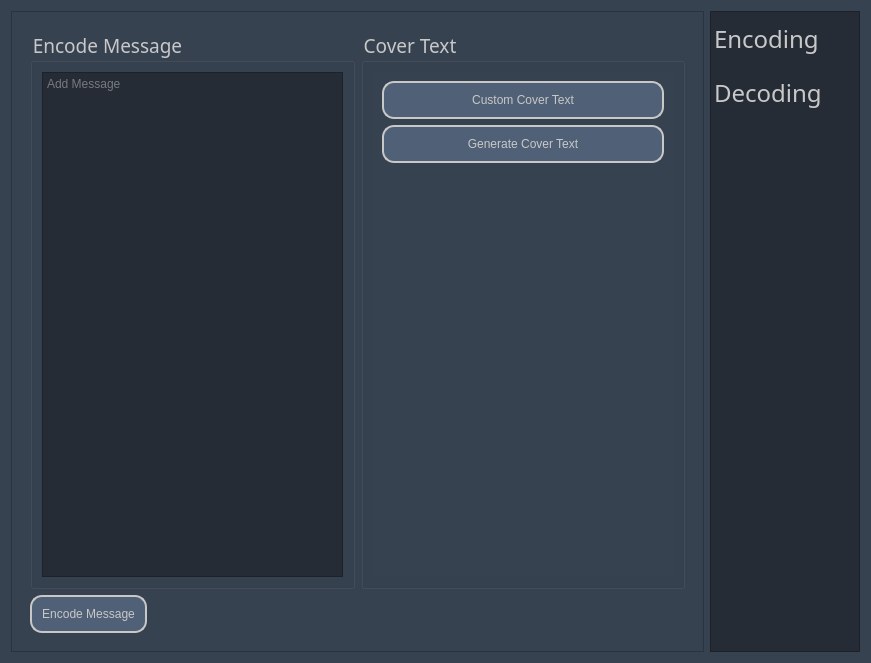
<?xml version="1.0" encoding="UTF-8"?>
<ui version="4.0">
 <class>Form</class>
 <widget class="QWidget" name="Form">
  <property name="geometry">
   <rect>
    <x>0</x>
    <y>0</y>
    <width>871</width>
    <height>663</height>
   </rect>
  </property>
  <property name="windowTitle">
   <string>Form</string>
  </property>
  <property name="styleSheet">
   <string notr="true">color : rgb(200,200,200);
background-color:rgb(55, 66, 81);
font: 57 14pt &quot;Futura&quot;;</string>
  </property>
  <property name="windowFilePath">
   <string/>
  </property>
  <layout class="QHBoxLayout" name="horizontalLayout_5">
   <item>
    <widget class="QFrame" name="frame_2">
     <property name="font">
      <font>
       <family>Futura</family>
       <pointsize>14</pointsize>
       <weight>7</weight>
       <italic>false</italic>
       <bold>false</bold>
      </font>
     </property>
     <property name="frameShape">
      <enum>QFrame::StyledPanel</enum>
     </property>
     <property name="frameShadow">
      <enum>QFrame::Raised</enum>
     </property>
     <layout class="QVBoxLayout" name="verticalLayout_7">
      <item>
       <widget class="QStackedWidget" name="stackWindow">
        <property name="currentIndex">
         <number>0</number>
        </property>
        <widget class="QWidget" name="page">
         <layout class="QVBoxLayout" name="verticalLayout_5">
          <item>
           <layout class="QHBoxLayout" name="horizontalLayout_2">
            <item>
             <widget class="QGroupBox" name="groupBox">
              <property name="font">
               <font>
                <family>Futura</family>
                <pointsize>14</pointsize>
                <weight>7</weight>
                <italic>false</italic>
                <bold>false</bold>
               </font>
              </property>
              <property name="title">
               <string>Encode Message</string>
              </property>
              <layout class="QVBoxLayout" name="verticalLayout_2">
               <item>
                <widget class="QPlainTextEdit" name="encodeMessageInput">
                 <property name="palette">
                  <palette>
                   <active>
                    <colorrole role="WindowText">
                     <brush brushstyle="SolidPattern">
                      <color alpha="255">
                       <red>200</red>
                       <green>200</green>
                       <blue>200</blue>
                      </color>
                     </brush>
                    </colorrole>
                    <colorrole role="Button">
                     <brush brushstyle="SolidPattern">
                      <color alpha="255">
                       <red>37</red>
                       <green>44</green>
                       <blue>54</blue>
                      </color>
                     </brush>
                    </colorrole>
                    <colorrole role="Text">
                     <brush brushstyle="SolidPattern">
                      <color alpha="255">
                       <red>200</red>
                       <green>200</green>
                       <blue>200</blue>
                      </color>
                     </brush>
                    </colorrole>
                    <colorrole role="ButtonText">
                     <brush brushstyle="SolidPattern">
                      <color alpha="255">
                       <red>200</red>
                       <green>200</green>
                       <blue>200</blue>
                      </color>
                     </brush>
                    </colorrole>
                    <colorrole role="Base">
                     <brush brushstyle="SolidPattern">
                      <color alpha="255">
                       <red>37</red>
                       <green>44</green>
                       <blue>54</blue>
                      </color>
                     </brush>
                    </colorrole>
                    <colorrole role="Window">
                     <brush brushstyle="SolidPattern">
                      <color alpha="255">
                       <red>37</red>
                       <green>44</green>
                       <blue>54</blue>
                      </color>
                     </brush>
                    </colorrole>
                   </active>
                   <inactive>
                    <colorrole role="WindowText">
                     <brush brushstyle="SolidPattern">
                      <color alpha="255">
                       <red>200</red>
                       <green>200</green>
                       <blue>200</blue>
                      </color>
                     </brush>
                    </colorrole>
                    <colorrole role="Button">
                     <brush brushstyle="SolidPattern">
                      <color alpha="255">
                       <red>37</red>
                       <green>44</green>
                       <blue>54</blue>
                      </color>
                     </brush>
                    </colorrole>
                    <colorrole role="Text">
                     <brush brushstyle="SolidPattern">
                      <color alpha="255">
                       <red>200</red>
                       <green>200</green>
                       <blue>200</blue>
                      </color>
                     </brush>
                    </colorrole>
                    <colorrole role="ButtonText">
                     <brush brushstyle="SolidPattern">
                      <color alpha="255">
                       <red>200</red>
                       <green>200</green>
                       <blue>200</blue>
                      </color>
                     </brush>
                    </colorrole>
                    <colorrole role="Base">
                     <brush brushstyle="SolidPattern">
                      <color alpha="255">
                       <red>37</red>
                       <green>44</green>
                       <blue>54</blue>
                      </color>
                     </brush>
                    </colorrole>
                    <colorrole role="Window">
                     <brush brushstyle="SolidPattern">
                      <color alpha="255">
                       <red>37</red>
                       <green>44</green>
                       <blue>54</blue>
                      </color>
                     </brush>
                    </colorrole>
                   </inactive>
                   <disabled>
                    <colorrole role="WindowText">
                     <brush brushstyle="SolidPattern">
                      <color alpha="255">
                       <red>200</red>
                       <green>200</green>
                       <blue>200</blue>
                      </color>
                     </brush>
                    </colorrole>
                    <colorrole role="Button">
                     <brush brushstyle="SolidPattern">
                      <color alpha="255">
                       <red>37</red>
                       <green>44</green>
                       <blue>54</blue>
                      </color>
                     </brush>
                    </colorrole>
                    <colorrole role="Text">
                     <brush brushstyle="SolidPattern">
                      <color alpha="255">
                       <red>200</red>
                       <green>200</green>
                       <blue>200</blue>
                      </color>
                     </brush>
                    </colorrole>
                    <colorrole role="ButtonText">
                     <brush brushstyle="SolidPattern">
                      <color alpha="255">
                       <red>200</red>
                       <green>200</green>
                       <blue>200</blue>
                      </color>
                     </brush>
                    </colorrole>
                    <colorrole role="Base">
                     <brush brushstyle="SolidPattern">
                      <color alpha="255">
                       <red>37</red>
                       <green>44</green>
                       <blue>54</blue>
                      </color>
                     </brush>
                    </colorrole>
                    <colorrole role="Window">
                     <brush brushstyle="SolidPattern">
                      <color alpha="255">
                       <red>37</red>
                       <green>44</green>
                       <blue>54</blue>
                      </color>
                     </brush>
                    </colorrole>
                   </disabled>
                  </palette>
                 </property>
                 <property name="styleSheet">
                  <string notr="true">background-color:rgb(37, 44, 54)</string>
                 </property>
                 <property name="placeholderText">
                  <string>Add Message</string>
                 </property>
                </widget>
               </item>
              </layout>
             </widget>
            </item>
            <item>
             <widget class="QGroupBox" name="encryptImageBox">
              <property name="font">
               <font>
                <family>Futura</family>
                <pointsize>14</pointsize>
                <weight>7</weight>
                <italic>false</italic>
                <bold>false</bold>
               </font>
              </property>
              <property name="title">
               <string>Cover Text</string>
              </property>
              <layout class="QVBoxLayout" name="verticalLayout_3">
               <item>
                <widget class="QStackedWidget" name="coverTextStack">
                 <property name="currentIndex">
                  <number>0</number>
                 </property>
                 <widget class="QWidget" name="stackedWidgetPage1">
                  <layout class="QVBoxLayout" name="verticalLayout">
                   <item>
                    <widget class="QPushButton" name="generateCoverTextButon">
                     <property name="styleSheet">
                      <string notr="true">background-color:rgb(80, 96, 118);
border-style: solid;
border-width: 2px;
border-radius: 12px;
border-color: rgb(200,200,200);
padding: 10px;
text-align: center;
font: 57 14pt &quot;Futura&quot;;</string>
                     </property>
                     <property name="text">
                      <string>Custom Cover Text</string>
                     </property>
                    </widget>
                   </item>
                   <item>
                    <widget class="QPushButton" name="customCoverTextButon">
                     <property name="styleSheet">
                      <string notr="true">background-color:rgb(80, 96, 118);
border-style: solid;
border-width: 2px;
border-radius: 12px;
border-color: rgb(200,200,200);
padding: 10px;
text-align: center;
font: 57 14pt &quot;Futura&quot;;</string>
                     </property>
                     <property name="text">
                      <string>Generate Cover Text</string>
                     </property>
                    </widget>
                   </item>
                   <item>
                    <spacer name="verticalSpacer">
                     <property name="orientation">
                      <enum>Qt::Vertical</enum>
                     </property>
                     <property name="sizeHint" stdset="0">
                      <size>
                       <width>20</width>
                       <height>40</height>
                      </size>
                     </property>
                    </spacer>
                   </item>
                  </layout>
                 </widget>
                 <widget class="QWidget" name="cove">
                  <layout class="QVBoxLayout" name="verticalLayout_4">
                   <item>
                    <widget class="QPlainTextEdit" name="coverTextInput">
                     <property name="palette">
                      <palette>
                       <active>
                        <colorrole role="WindowText">
                         <brush brushstyle="SolidPattern">
                          <color alpha="255">
                           <red>200</red>
                           <green>200</green>
                           <blue>200</blue>
                          </color>
                         </brush>
                        </colorrole>
                        <colorrole role="Button">
                         <brush brushstyle="SolidPattern">
                          <color alpha="255">
                           <red>37</red>
                           <green>44</green>
                           <blue>54</blue>
                          </color>
                         </brush>
                        </colorrole>
                        <colorrole role="Text">
                         <brush brushstyle="SolidPattern">
                          <color alpha="255">
                           <red>200</red>
                           <green>200</green>
                           <blue>200</blue>
                          </color>
                         </brush>
                        </colorrole>
                        <colorrole role="ButtonText">
                         <brush brushstyle="SolidPattern">
                          <color alpha="255">
                           <red>200</red>
                           <green>200</green>
                           <blue>200</blue>
                          </color>
                         </brush>
                        </colorrole>
                        <colorrole role="Base">
                         <brush brushstyle="SolidPattern">
                          <color alpha="255">
                           <red>37</red>
                           <green>44</green>
                           <blue>54</blue>
                          </color>
                         </brush>
                        </colorrole>
                        <colorrole role="Window">
                         <brush brushstyle="SolidPattern">
                          <color alpha="255">
                           <red>37</red>
                           <green>44</green>
                           <blue>54</blue>
                          </color>
                         </brush>
                        </colorrole>
                       </active>
                       <inactive>
                        <colorrole role="WindowText">
                         <brush brushstyle="SolidPattern">
                          <color alpha="255">
                           <red>200</red>
                           <green>200</green>
                           <blue>200</blue>
                          </color>
                         </brush>
                        </colorrole>
                        <colorrole role="Button">
                         <brush brushstyle="SolidPattern">
                          <color alpha="255">
                           <red>37</red>
                           <green>44</green>
                           <blue>54</blue>
                          </color>
                         </brush>
                        </colorrole>
                        <colorrole role="Text">
                         <brush brushstyle="SolidPattern">
                          <color alpha="255">
                           <red>200</red>
                           <green>200</green>
                           <blue>200</blue>
                          </color>
                         </brush>
                        </colorrole>
                        <colorrole role="ButtonText">
                         <brush brushstyle="SolidPattern">
                          <color alpha="255">
                           <red>200</red>
                           <green>200</green>
                           <blue>200</blue>
                          </color>
                         </brush>
                        </colorrole>
                        <colorrole role="Base">
                         <brush brushstyle="SolidPattern">
                          <color alpha="255">
                           <red>37</red>
                           <green>44</green>
                           <blue>54</blue>
                          </color>
                         </brush>
                        </colorrole>
                        <colorrole role="Window">
                         <brush brushstyle="SolidPattern">
                          <color alpha="255">
                           <red>37</red>
                           <green>44</green>
                           <blue>54</blue>
                          </color>
                         </brush>
                        </colorrole>
                       </inactive>
                       <disabled>
                        <colorrole role="WindowText">
                         <brush brushstyle="SolidPattern">
                          <color alpha="255">
                           <red>200</red>
                           <green>200</green>
                           <blue>200</blue>
                          </color>
                         </brush>
                        </colorrole>
                        <colorrole role="Button">
                         <brush brushstyle="SolidPattern">
                          <color alpha="255">
                           <red>37</red>
                           <green>44</green>
                           <blue>54</blue>
                          </color>
                         </brush>
                        </colorrole>
                        <colorrole role="Text">
                         <brush brushstyle="SolidPattern">
                          <color alpha="255">
                           <red>200</red>
                           <green>200</green>
                           <blue>200</blue>
                          </color>
                         </brush>
                        </colorrole>
                        <colorrole role="ButtonText">
                         <brush brushstyle="SolidPattern">
                          <color alpha="255">
                           <red>200</red>
                           <green>200</green>
                           <blue>200</blue>
                          </color>
                         </brush>
                        </colorrole>
                        <colorrole role="Base">
                         <brush brushstyle="SolidPattern">
                          <color alpha="255">
                           <red>37</red>
                           <green>44</green>
                           <blue>54</blue>
                          </color>
                         </brush>
                        </colorrole>
                        <colorrole role="Window">
                         <brush brushstyle="SolidPattern">
                          <color alpha="255">
                           <red>37</red>
                           <green>44</green>
                           <blue>54</blue>
                          </color>
                         </brush>
                        </colorrole>
                       </disabled>
                      </palette>
                     </property>
                     <property name="styleSheet">
                      <string notr="true">background-color:rgb(37, 44, 54)</string>
                     </property>
                     <property name="placeholderText">
                      <string>Add Message</string>
                     </property>
                    </widget>
                   </item>
                  </layout>
                 </widget>
                </widget>
               </item>
              </layout>
             </widget>
            </item>
           </layout>
          </item>
          <item>
           <layout class="QHBoxLayout" name="horizontalLayout_3">
            <item>
             <widget class="QPushButton" name="saveEncodedImage">
              <property name="styleSheet">
               <string notr="true">background-color:rgb(80, 96, 118);
border-style: solid;
border-width: 2px;
border-radius: 12px;
border-color: rgb(200,200,200);
padding: 10px;
text-align: center;
font: 57 14pt &quot;Futura&quot;;</string>
              </property>
              <property name="text">
               <string>Encode Message</string>
              </property>
             </widget>
            </item>
            <item>
             <spacer name="horizontalSpacer">
              <property name="orientation">
               <enum>Qt::Horizontal</enum>
              </property>
              <property name="sizeHint" stdset="0">
               <size>
                <width>40</width>
                <height>20</height>
               </size>
              </property>
             </spacer>
            </item>
           </layout>
          </item>
         </layout>
        </widget>
        <widget class="QWidget" name="page_2">
         <layout class="QVBoxLayout" name="verticalLayout_6">
          <item>
           <layout class="QHBoxLayout" name="horizontalLayout_7">
            <item>
             <widget class="QGroupBox" name="decryptImageBox">
              <property name="font">
               <font>
                <family>Futura</family>
                <pointsize>14</pointsize>
                <weight>7</weight>
                <italic>false</italic>
                <bold>false</bold>
               </font>
              </property>
              <property name="title">
               <string>Image</string>
              </property>
              <layout class="QVBoxLayout" name="verticalLayout_10">
               <item>
                <layout class="QVBoxLayout" name="layoutImageSelection">
                 <item>
                  <layout class="QHBoxLayout" name="horizontalLayout_8">
                   <item>
                    <widget class="QLabel" name="label_4">
                     <property name="text">
                      <string>Upload Image</string>
                     </property>
                    </widget>
                   </item>
                   <item>
                    <widget class="QPushButton" name="decrypt_select_image_button">
                     <property name="styleSheet">
                      <string notr="true">background-color:rgb(80, 96, 118);
border-style: solid;
border-width: 2px;
border-radius: 12px;
border-color: rgb(200,200,200);
padding: 10px;
text-align: center;
font: 57 14pt &quot;Futura&quot;;</string>
                     </property>
                     <property name="text">
                      <string>Select Image...</string>
                     </property>
                    </widget>
                   </item>
                  </layout>
                 </item>
                 <item>
                  <widget class="QLineEdit" name="decrypt_upload_path">
                   <property name="styleSheet">
                    <string notr="true">background-color:rgb(37, 44, 54)</string>
                   </property>
                   <property name="readOnly">
                    <bool>true</bool>
                   </property>
                   <property name="placeholderText">
                    <string/>
                   </property>
                  </widget>
                 </item>
                </layout>
               </item>
               <item>
                <spacer name="verticalSpacer_3">
                 <property name="orientation">
                  <enum>Qt::Vertical</enum>
                 </property>
                 <property name="sizeHint" stdset="0">
                  <size>
                   <width>20</width>
                   <height>40</height>
                  </size>
                 </property>
                </spacer>
               </item>
               <item>
                <layout class="QHBoxLayout" name="horizontalLayout_9">
                 <item>
                  <spacer name="horizontalSpacer_4">
                   <property name="orientation">
                    <enum>Qt::Horizontal</enum>
                   </property>
                   <property name="sizeHint" stdset="0">
                    <size>
                     <width>40</width>
                     <height>20</height>
                    </size>
                   </property>
                  </spacer>
                 </item>
                 <item>
                  <widget class="QLabel" name="decryptImage">
                   <property name="sizePolicy">
                    <sizepolicy hsizetype="Preferred" vsizetype="Preferred">
                     <horstretch>0</horstretch>
                     <verstretch>0</verstretch>
                    </sizepolicy>
                   </property>
                   <property name="maximumSize">
                    <size>
                     <width>500</width>
                     <height>500</height>
                    </size>
                   </property>
                   <property name="text">
                    <string/>
                   </property>
                  </widget>
                 </item>
                 <item>
                  <spacer name="horizontalSpacer_5">
                   <property name="orientation">
                    <enum>Qt::Horizontal</enum>
                   </property>
                   <property name="sizeHint" stdset="0">
                    <size>
                     <width>40</width>
                     <height>20</height>
                    </size>
                   </property>
                  </spacer>
                 </item>
                </layout>
               </item>
               <item>
                <spacer name="verticalSpacer_2">
                 <property name="orientation">
                  <enum>Qt::Vertical</enum>
                 </property>
                 <property name="sizeHint" stdset="0">
                  <size>
                   <width>20</width>
                   <height>40</height>
                  </size>
                 </property>
                </spacer>
               </item>
              </layout>
             </widget>
            </item>
            <item>
             <widget class="QGroupBox" name="groupBox_5">
              <property name="font">
               <font>
                <family>Futura</family>
                <pointsize>14</pointsize>
                <weight>7</weight>
                <italic>false</italic>
                <bold>false</bold>
               </font>
              </property>
              <property name="title">
               <string>Decode Message</string>
              </property>
              <layout class="QVBoxLayout" name="verticalLayout_9">
               <item>
                <widget class="QPlainTextEdit" name="decodeMessageOutput">
                 <property name="palette">
                  <palette>
                   <active>
                    <colorrole role="WindowText">
                     <brush brushstyle="SolidPattern">
                      <color alpha="255">
                       <red>200</red>
                       <green>200</green>
                       <blue>200</blue>
                      </color>
                     </brush>
                    </colorrole>
                    <colorrole role="Button">
                     <brush brushstyle="SolidPattern">
                      <color alpha="255">
                       <red>37</red>
                       <green>44</green>
                       <blue>54</blue>
                      </color>
                     </brush>
                    </colorrole>
                    <colorrole role="Text">
                     <brush brushstyle="SolidPattern">
                      <color alpha="255">
                       <red>200</red>
                       <green>200</green>
                       <blue>200</blue>
                      </color>
                     </brush>
                    </colorrole>
                    <colorrole role="ButtonText">
                     <brush brushstyle="SolidPattern">
                      <color alpha="255">
                       <red>200</red>
                       <green>200</green>
                       <blue>200</blue>
                      </color>
                     </brush>
                    </colorrole>
                    <colorrole role="Base">
                     <brush brushstyle="SolidPattern">
                      <color alpha="255">
                       <red>37</red>
                       <green>44</green>
                       <blue>54</blue>
                      </color>
                     </brush>
                    </colorrole>
                    <colorrole role="Window">
                     <brush brushstyle="SolidPattern">
                      <color alpha="255">
                       <red>37</red>
                       <green>44</green>
                       <blue>54</blue>
                      </color>
                     </brush>
                    </colorrole>
                   </active>
                   <inactive>
                    <colorrole role="WindowText">
                     <brush brushstyle="SolidPattern">
                      <color alpha="255">
                       <red>200</red>
                       <green>200</green>
                       <blue>200</blue>
                      </color>
                     </brush>
                    </colorrole>
                    <colorrole role="Button">
                     <brush brushstyle="SolidPattern">
                      <color alpha="255">
                       <red>37</red>
                       <green>44</green>
                       <blue>54</blue>
                      </color>
                     </brush>
                    </colorrole>
                    <colorrole role="Text">
                     <brush brushstyle="SolidPattern">
                      <color alpha="255">
                       <red>200</red>
                       <green>200</green>
                       <blue>200</blue>
                      </color>
                     </brush>
                    </colorrole>
                    <colorrole role="ButtonText">
                     <brush brushstyle="SolidPattern">
                      <color alpha="255">
                       <red>200</red>
                       <green>200</green>
                       <blue>200</blue>
                      </color>
                     </brush>
                    </colorrole>
                    <colorrole role="Base">
                     <brush brushstyle="SolidPattern">
                      <color alpha="255">
                       <red>37</red>
                       <green>44</green>
                       <blue>54</blue>
                      </color>
                     </brush>
                    </colorrole>
                    <colorrole role="Window">
                     <brush brushstyle="SolidPattern">
                      <color alpha="255">
                       <red>37</red>
                       <green>44</green>
                       <blue>54</blue>
                      </color>
                     </brush>
                    </colorrole>
                   </inactive>
                   <disabled>
                    <colorrole role="WindowText">
                     <brush brushstyle="SolidPattern">
                      <color alpha="255">
                       <red>200</red>
                       <green>200</green>
                       <blue>200</blue>
                      </color>
                     </brush>
                    </colorrole>
                    <colorrole role="Button">
                     <brush brushstyle="SolidPattern">
                      <color alpha="255">
                       <red>37</red>
                       <green>44</green>
                       <blue>54</blue>
                      </color>
                     </brush>
                    </colorrole>
                    <colorrole role="Text">
                     <brush brushstyle="SolidPattern">
                      <color alpha="255">
                       <red>200</red>
                       <green>200</green>
                       <blue>200</blue>
                      </color>
                     </brush>
                    </colorrole>
                    <colorrole role="ButtonText">
                     <brush brushstyle="SolidPattern">
                      <color alpha="255">
                       <red>200</red>
                       <green>200</green>
                       <blue>200</blue>
                      </color>
                     </brush>
                    </colorrole>
                    <colorrole role="Base">
                     <brush brushstyle="SolidPattern">
                      <color alpha="255">
                       <red>37</red>
                       <green>44</green>
                       <blue>54</blue>
                      </color>
                     </brush>
                    </colorrole>
                    <colorrole role="Window">
                     <brush brushstyle="SolidPattern">
                      <color alpha="255">
                       <red>37</red>
                       <green>44</green>
                       <blue>54</blue>
                      </color>
                     </brush>
                    </colorrole>
                   </disabled>
                  </palette>
                 </property>
                 <property name="styleSheet">
                  <string notr="true">background-color:rgb(37, 44, 54)</string>
                 </property>
                 <property name="readOnly">
                  <bool>true</bool>
                 </property>
                 <property name="placeholderText">
                  <string/>
                 </property>
                </widget>
               </item>
              </layout>
             </widget>
            </item>
           </layout>
          </item>
          <item>
           <layout class="QHBoxLayout" name="horizontalLayout_4">
            <item>
             <widget class="QPushButton" name="decodeImageButton">
              <property name="whatsThis">
               <string notr="true"/>
              </property>
              <property name="styleSheet">
               <string notr="true">background-color:rgb(80, 96, 118);
border-style: solid;
border-width: 2px;
border-radius: 12px;
border-color: rgb(200,200,200);
padding: 10px;
text-align: center;
font: 57 14pt &quot;Futura&quot;;</string>
              </property>
              <property name="text">
               <string>Decode Image</string>
              </property>
             </widget>
            </item>
            <item>
             <spacer name="horizontalSpacer_3">
              <property name="orientation">
               <enum>Qt::Horizontal</enum>
              </property>
              <property name="sizeHint" stdset="0">
               <size>
                <width>40</width>
                <height>20</height>
               </size>
              </property>
             </spacer>
            </item>
           </layout>
          </item>
         </layout>
        </widget>
       </widget>
      </item>
     </layout>
    </widget>
   </item>
   <item>
    <widget class="QListWidget" name="sidebar">
     <property name="sizePolicy">
      <sizepolicy hsizetype="Fixed" vsizetype="Expanding">
       <horstretch>0</horstretch>
       <verstretch>0</verstretch>
      </sizepolicy>
     </property>
     <property name="maximumSize">
      <size>
       <width>150</width>
       <height>16777215</height>
      </size>
     </property>
     <property name="font">
      <font>
       <family>Futura</family>
       <pointsize>-1</pointsize>
       <weight>7</weight>
       <italic>false</italic>
       <bold>false</bold>
      </font>
     </property>
     <property name="styleSheet">
      <string notr="true">
QListWidget
{ border-bottom: 1px solid black;
color : rgb(200,200,200);
background-color:rgb(37, 44, 54);
font-size : 24px;
}


QListWidget:item
{ padding-top: 10px;
 padding-bottom: 10px;



}

QListWidget:item:selected
{
    background: rgb(128,128,255);
}</string>
     </property>
     <item>
      <property name="text">
       <string>Encoding</string>
      </property>
     </item>
     <item>
      <property name="text">
       <string>Decoding</string>
      </property>
     </item>
    </widget>
   </item>
  </layout>
 </widget>
 <resources/>
 <connections/>
</ui>
